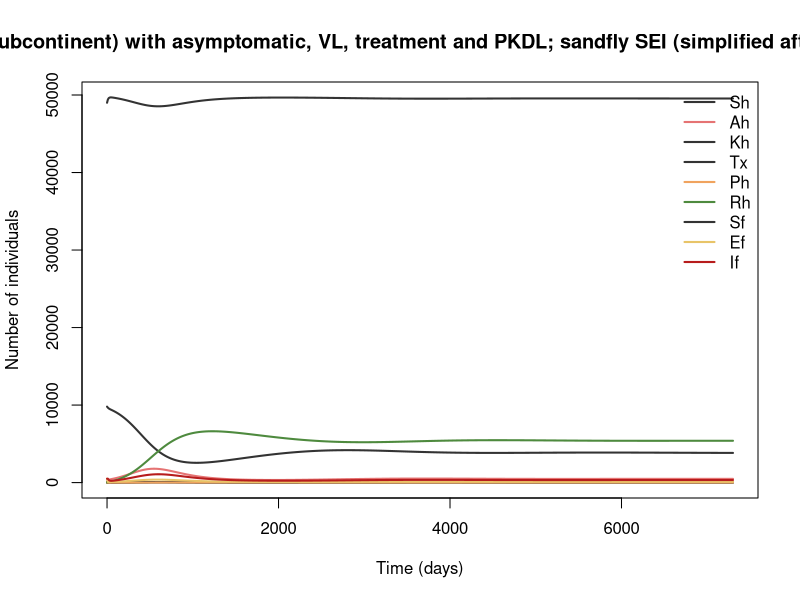

Here is the R script that generated this plot:
## Visceral leishmaniasis (anthroponotic, Indian subcontinent) with asymptomatic, VL, treatment and PKDL; sandfly SEI (simplified after Stauch et al. 2011) [ILLUSTRATIVE-COMPOSITE]
## Visceral leishmaniasis (L. donovani, Phlebotomus argentipes), Bihar, India / Nepal.
## Parameter values: 0 of 17 checked against the source; the rest are recalled or illustrative.
##
## Generated from a compartmental model diagram (model format v1).
## Regenerating from the same diagram always gives this exact file.
##
## Compartments: Sh, Ah, Kh, Tx, Ph, Rh, Sf, Ef, If
## Flows (time unit: days):
##   (outside) -> Sh  : mu_h * Nh
##   Sh -> Ah         : lambda_h * Sh
##   Ah -> Kh         : p_K * w_A * Ah
##   Ah -> Rh         : (1 - p_K) * w_A * Ah
##   Kh -> Tx         : r_tx * Kh
##   Kh -> (outside)  : d_K * Kh
##   Tx -> Ph         : f_P * w_Tx * Tx
##   Tx -> Rh         : (1 - f_P) * w_Tx * Tx
##   Ph -> Rh         : w_P * Ph
##   Rh -> Sh         : rho_h * Rh
##   Sh -> (outside)  : mu_h * Sh
##   Ah -> (outside)  : mu_h * Ah
##   Kh -> (outside)  : mu_h * Kh
##   Tx -> (outside)  : mu_h * Tx
##   Ph -> (outside)  : mu_h * Ph
##   Rh -> (outside)  : mu_h * Rh
##   (outside) -> Sf  : mu_f * Nf
##   Sf -> Ef         : lambda_f * Sf
##   Ef -> If         : nu_f * Ef
##   Sf -> (outside)  : mu_f * Sf
##   Ef -> (outside)  : mu_f * Ef
##   If -> (outside)  : mu_f * If

library(deSolve)

# ---- Time ------------------------------------------------------------
times <- seq(0, 7300, by = 10)  # days

# ---- Parameters ------------------------------------------------------
parameters <- c(
  a_sf = 0.25,       # sandfly biting rate (bite every 4 days) (1/day)
  p_fh = 0.1,        # sandfly → human per-bite infection probability
  k_A = 0.025,       # per-bite infectivity of asymptomatic humans to sandflies
  k_K = 0.5,         # per-bite infectivity of VL patients
  k_Tx = 0.25,       # per-bite infectivity of treated patients
  k_P = 0.3,         # per-bite infectivity of PKDL patients
  w_A = 0.00667,     # exit from asymptomatic (150 d) (1/day)
  p_K = 0.1,         # fraction of infections progressing to VL
  r_tx = 0.0167,     # VL onset → treatment (60 d) (1/day)
  d_K = 0.00167,     # VL death before treatment (1/day)
  w_Tx = 0.0357,     # treatment duration (28 d) (1/day)
  f_P = 0.025,       # fraction developing PKDL after treatment
  w_P = 0.00091,     # PKDL duration (3 yr) (1/day)
  rho_h = 0.000548,  # waning immunity (5 yr) (1/day)
  mu_h = 4.57e-5,    # human birth/death (60-yr life) (1/day)
  mu_f = 0.0714,     # sandfly death (14-d life) (1/day)
  nu_f = 0.2         # 1/EIP (5 d) (1/day)
)

# ---- Initial conditions ----------------------------------------------
state <- c(
  Sh = 9800,   # susceptible humans
  Ah = 150,    # asymptomatic infected (weakly infectious)
  Kh = 10,     # clinical VL (kala-azar, infectious)
  Tx = 0,      # under treatment
  Ph = 0,      # post-kala-azar dermal leishmaniasis (infectious)
  Rh = 40,     # recovered/immune
  Sf = 49000,  # susceptible sandflies
  Ef = 500,    # sandflies in extrinsic incubation
  If = 500     # infectious sandflies
)

# ---- Model equations -------------------------------------------------
vl_leishmaniasis_isc_model <- function(t, state, parameters) {
  with(as.list(c(state, parameters)), {
    # Total population
    N <- Sh + Ah + Kh + Tx + Ph + Rh

    # Derived quantities
    Nh <- Sh + Ah + Kh + Tx + Ph + Rh
    Nf <- Sf + Ef + If
    lambda_h <- a_sf * p_fh * If / Nh                                     # human force of infection
    lambda_f <- a_sf * (k_A * Ah + k_K * Kh + k_Tx * Tx + k_P * Ph) / Nh  # sandfly force of infection

    # Rates of change
    dSh <- mu_h * Nh - lambda_h * Sh + rho_h * Rh - mu_h * Sh
    dAh <- lambda_h * Sh - p_K * w_A * Ah - (1 - p_K) * w_A * Ah - mu_h * Ah
    dKh <- p_K * w_A * Ah - r_tx * Kh - d_K * Kh - mu_h * Kh
    dTx <- r_tx * Kh - f_P * w_Tx * Tx - (1 - f_P) * w_Tx * Tx - mu_h * Tx
    dPh <- f_P * w_Tx * Tx - w_P * Ph - mu_h * Ph
    dRh <- (1 - p_K) * w_A * Ah + (1 - f_P) * w_Tx * Tx + w_P * Ph - rho_h * Rh - mu_h * Rh
    dSf <- mu_f * Nf - lambda_f * Sf - mu_f * Sf
    dEf <- lambda_f * Sf - nu_f * Ef - mu_f * Ef
    dIf <- nu_f * Ef - mu_f * If

    list(c(dSh, dAh, dKh, dTx, dPh, dRh, dSf, dEf, dIf))
  })
}

# ---- Solve -----------------------------------------------------------
out <- ode(y = state, times = times, func = vl_leishmaniasis_isc_model, parms = parameters)
out <- as.data.frame(out)

# ---- Plot ------------------------------------------------------------
compartment_cols <- c(Sh = "#333333", Ah = "#E57373", Kh = "#333333", Tx = "#333333", Ph = "#F0A35E", Rh = "#4E8A3E", Sf = "#333333", Ef = "#E8C468", If = "#B71C1C")
matplot(out$time, out[, names(compartment_cols)], type = "l", lty = 1, lwd = 2,
        col = compartment_cols, xlab = "Time (days)", ylab = "Number of individuals",
        main = "Visceral leishmaniasis (anthroponotic, Indian subcontinent) with asymptomatic, VL, treatment and PKDL; sandfly SEI (simplified after Stauch et al. 2011) [ILLUSTRATIVE-COMPOSITE]")
legend("topright", legend = names(compartment_cols), col = compartment_cols,
       lty = 1, lwd = 2, bty = "n")
